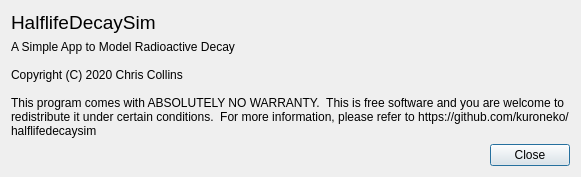
<?xml version="1.0" encoding="UTF-8"?>
<ui version="4.0">
 <class>AboutDialog</class>
 <widget class="QDialog" name="AboutDialog">
  <property name="geometry">
   <rect>
    <x>0</x>
    <y>0</y>
    <width>540</width>
    <height>177</height>
   </rect>
  </property>
  <property name="windowTitle">
   <string>Dialog</string>
  </property>
  <layout class="QVBoxLayout" name="verticalLayout">
   <item>
    <widget class="QLabel" name="label">
     <property name="sizePolicy">
      <sizepolicy hsizetype="Preferred" vsizetype="Fixed">
       <horstretch>0</horstretch>
       <verstretch>0</verstretch>
      </sizepolicy>
     </property>
     <property name="font">
      <font>
       <pointsize>14</pointsize>
      </font>
     </property>
     <property name="text">
      <string>HalflifeDecaySim</string>
     </property>
     <property name="textFormat">
      <enum>Qt::PlainText</enum>
     </property>
     <property name="alignment">
      <set>Qt::AlignLeading|Qt::AlignLeft|Qt::AlignTop</set>
     </property>
    </widget>
   </item>
   <item>
    <widget class="QLabel" name="label_2">
     <property name="sizePolicy">
      <sizepolicy hsizetype="MinimumExpanding" vsizetype="MinimumExpanding">
       <horstretch>0</horstretch>
       <verstretch>0</verstretch>
      </sizepolicy>
     </property>
     <property name="text">
      <string>A Simple App to Model Radioactive Decay

Copyright (C) 2020 Chris Collins

This program comes with ABSOLUTELY NO WARRANTY.  This is free software and you are welcome to redistribute it under certain conditions.  For more information, please refer to https://github.com/kuroneko/halflifedecaysim</string>
     </property>
     <property name="textFormat">
      <enum>Qt::MarkdownText</enum>
     </property>
     <property name="alignment">
      <set>Qt::AlignLeading|Qt::AlignLeft|Qt::AlignTop</set>
     </property>
     <property name="wordWrap">
      <bool>true</bool>
     </property>
     <property name="openExternalLinks">
      <bool>true</bool>
     </property>
    </widget>
   </item>
   <item>
    <widget class="QDialogButtonBox" name="buttonBox">
     <property name="orientation">
      <enum>Qt::Horizontal</enum>
     </property>
     <property name="standardButtons">
      <set>QDialogButtonBox::Close</set>
     </property>
    </widget>
   </item>
  </layout>
 </widget>
 <resources/>
 <connections>
  <connection>
   <sender>buttonBox</sender>
   <signal>accepted()</signal>
   <receiver>AboutDialog</receiver>
   <slot>accept()</slot>
   <hints>
    <hint type="sourcelabel">
     <x>248</x>
     <y>254</y>
    </hint>
    <hint type="destinationlabel">
     <x>157</x>
     <y>274</y>
    </hint>
   </hints>
  </connection>
  <connection>
   <sender>buttonBox</sender>
   <signal>rejected()</signal>
   <receiver>AboutDialog</receiver>
   <slot>reject()</slot>
   <hints>
    <hint type="sourcelabel">
     <x>316</x>
     <y>260</y>
    </hint>
    <hint type="destinationlabel">
     <x>286</x>
     <y>274</y>
    </hint>
   </hints>
  </connection>
 </connections>
</ui>
